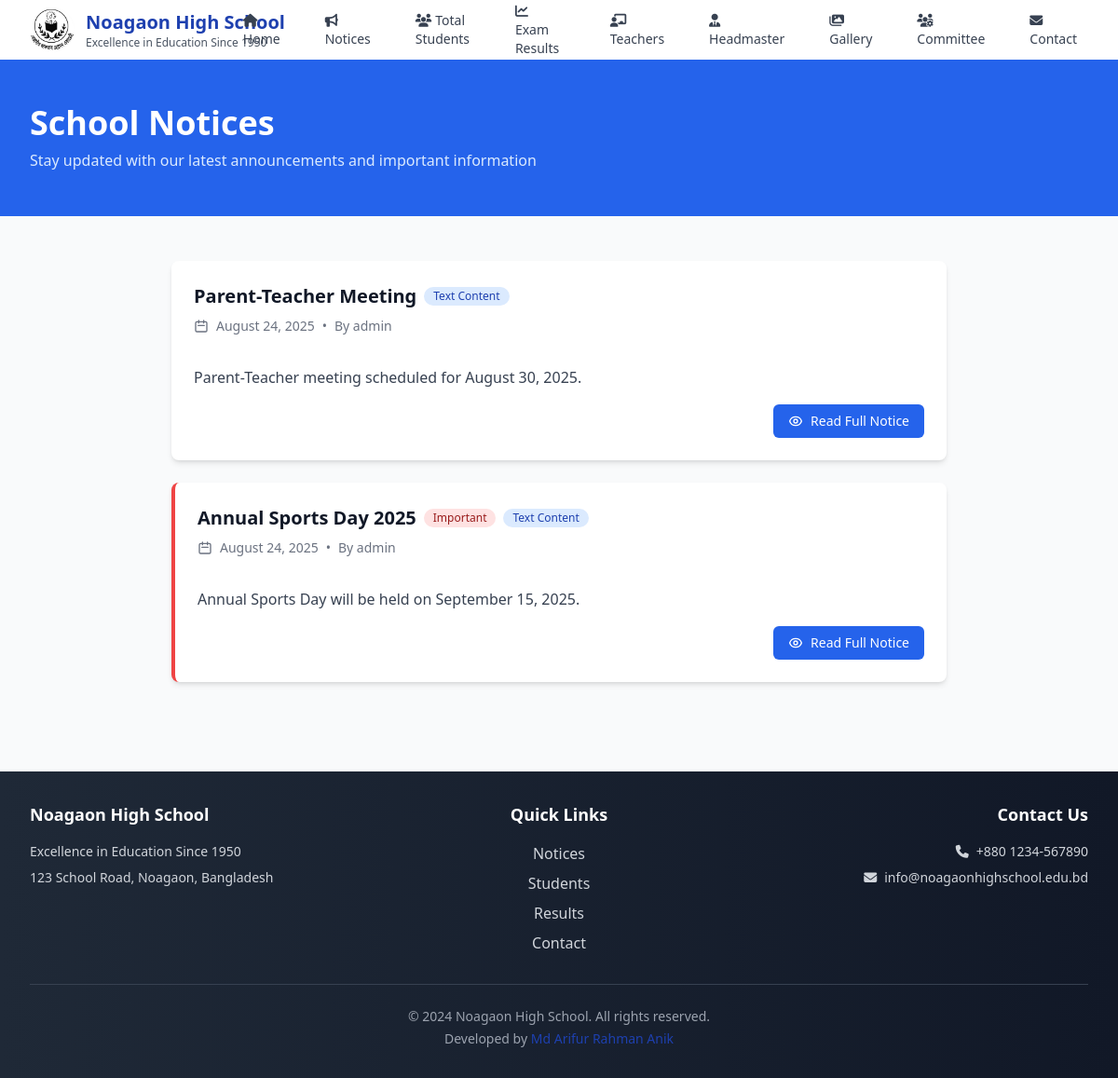
The page /notices/ on the database its author committed.
### main/models.py (models this page shows, shortened)
class SchoolInfo(models.Model):
    name = models.CharField(max_length=200, default="Noagaon High School")
    tagline = models.CharField(max_length=300, default="Excellence in Education Since 1950")
    logo = models.ImageField(upload_to='logo/', blank=True, null=True, help_text="School logo")
    address = models.TextField(blank=True)
    phone = models.CharField(max_length=50, blank=True)
    email = models.EmailField(blank=True)
    website = models.URLField(blank=True)
    established_year = models.PositiveIntegerField(default=1950)
    about = models.TextField(blank=True, help_text="About the school")
    is_active = models.BooleanField(default=True, help_text="Use this school info")
    class Meta:
        verbose_name = "School Information"
        verbose_name_plural = "School Information"
        ordering = ['-is_active']

class Notice(models.Model):
    NOTICE_TYPE_CHOICES = [
        ('pdf', 'PDF Upload'),
        ('text', 'Text Content'),
    ]
    title = models.CharField(max_length=200)
    notice_type = models.CharField(max_length=10, choices=NOTICE_TYPE_CHOICES, default='pdf',
                                   help_text="Choose whether to upload a PDF or write text content")
    pdf_file = models.FileField(upload_to='notices/', blank=True, null=True,
                                help_text="Upload PDF file (only for PDF type notices)")
    content = models.TextField(blank=True,
                               help_text="Write notice content here (only for text type notices)")
    summary = models.CharField(max_length=300, blank=True,
                               help_text="Brief summary for text notices (optional)")
    upload_date = models.DateTimeField(auto_now_add=True)
    created_by = models.ForeignKey(User, on_delete=models.CASCADE)
    is_important = models.BooleanField(default=False, help_text="Mark as important notice")
    class Meta:
        ordering = ['-upload_date']

### main/views.py (the view)
# urls.py: path('notices/', views.notices, name='notices'),
def notices(request):
    notices_list = Notice.objects.all()
    paginator = Paginator(notices_list, 10)  # Show 10 notices per page
    page_number = request.GET.get('page')
    page_obj = paginator.get_page(page_number)
    context = {
        'page_obj': page_obj,
    }
    return render(request, 'main/notices.html', context)

### main/context_processors.py (called while the page is built)
def get_default_logo():
    logo_path = os.path.join(settings.MEDIA_ROOT, 'logo', 'Noagaon_logo.jpg')
    if os.path.exists(logo_path):
        return f"{settings.MEDIA_URL}logo/Noagaon_logo.jpg"
    return None

### templates/main/notices.html (shortened to what this page needs)
{% extends 'base.html' %}
{% block content %}
<div class="bg-blue-600 text-white">
    <div class="max-w-7xl mx-auto py-12 px-4 sm:px-6 lg:px-8">
        <h1 class="text-3xl md:text-4xl font-bold">School Notices</h1>
        <p class="mt-2 text-blue-100">Stay updated with our latest announcements and important information</p>
    </div>
</div>
<div class="py-12 bg-gray-50">
    <div class="max-w-4xl mx-auto px-4 sm:px-6 lg:px-8">
        {% if page_obj %}
            <div class="space-y-6">
                {% for notice in page_obj %}
                <div class="bg-white rounded-lg shadow-md p-6 hover:shadow-lg transition-shadow {% if notice.is_important %}border-l-4 border-red-500{% endif %}">
                    <div class="flex flex-col">
                        <div class="flex items-start justify-between mb-4">
                            <div class="flex-1">
                                <div class="flex items-center mb-2">
                                    <h2 class="text-xl font-semibold text-gray-900">{{ notice.title }}</h2>
                                    {% if notice.is_important %}
                                        <span class="ml-2 inline-flex items-center px-2.5 py-0.5 rounded-full text-xs font-medium bg-red-100 text-red-800">
                                            Important
                                        </span>
                                    {% endif %}
                                    <span class="ml-2 inline-flex items-center px-2.5 py-0.5 rounded-full text-xs font-medium bg-blue-100 text-blue-800">
                                        {{ notice.get_notice_type_display }}
                                    </span>
                                </div>
                                <div class="flex items-center text-sm text-gray-500 mb-4">
                                    <svg class="w-4 h-4 mr-2" fill="none" stroke="currentColor" viewBox="0 0 24 24">
                                        <path stroke-linecap="round" stroke-linejoin="round" stroke-width="2" d="M8 7V3m8 4V3m-9 8h10M5 21h14a2 2 0 002-2V7a2 2 0 00-2-2H5a2 2 0 00-2 2v12a2 2 0 002 2z"></path>
                                    </svg>
                                    <span>{{ notice.upload_date|date:"F d, Y" }}</span>
                                    <span class="mx-2">•</span>
                                    <span>By {{ notice.created_by.get_full_name|default:notice.created_by.username }}</span>
                                </div>
                            </div>
                        </div>
                        {% if notice.notice_type == 'text' %}
                            <div class="prose max-w-none mb-4">
                                <div class="text-gray-700 leading-relaxed">{{ notice.content|truncatewords:50|linebreaks }}</div>
                            </div>
                            <div class="flex items-center justify-between">
                                <div class="ml-4">
                                    <a href="{% url 'main:notice_detail' notice.id %}"
                                       class="inline-flex items-center px-4 py-2 bg-blue-600 text-white text-sm font-medium rounded-md hover:bg-blue-700 transition-colors">
                                        Read Full Notice
                                    </a>
                                </div>
                            </div>
                        {% endif %}
                    </div>
                </div>
                {% endfor %}
            </div>
        {% endif %}
    </div>
</div>
{% endblock %}

### templates/base.html (shortened to what this page needs)
<!DOCTYPE html>
<html lang="en">
<head>
    <script src="https://cdn.tailwindcss.com"></script>
    <link rel="stylesheet" href="https://cdnjs.cloudflare.com/ajax/libs/font-awesome/6.4.0/css/all.min.css">
</head>
<body class="bg-gray-50 min-h-screen">
    <nav class="bg-white shadow-lg">
        <div class="max-w-full mx-auto px-4 sm:px-6 lg:px-8">
            <div class="flex justify-between h-16">
                <div class="flex items-center">
                    <a href="{% url 'main:home' %}" class="flex items-center">
                        <div class="flex-shrink-0 flex items-center justify-between">
                            {% if school_logo %}
                                <img src="{{ school_logo }}" alt="{{ school_name }}" class="h-12 w-12 mr-3 rounded-full object-cover">
                            {% endif %}
                            <div>
                                <h1 class="text-xl font-bold text-primary">{{ school_name }}</h1>
                                <p class="text-xs text-gray-600 hidden sm:block">{{ school_tagline }}</p>
                            </div>
                        </div>
                    </a>
                </div>
                <div class="hidden lg:flex items-center space-x-6">
                    <a href="{% url 'main:home' %}" class="text-gray-700 hover:text-primary px-3 py-2 rounded-md text-sm font-medium transition-all duration-200 hover:bg-blue-50">
                        <i class="fas fa-home mr-1"></i>Home
                    </a>
                    <a href="{% url 'main:notices' %}" class="text-gray-700 hover:text-primary px-3 py-2 rounded-md text-sm font-medium transition-all duration-200 hover:bg-blue-50">
                        <i class="fas fa-bullhorn mr-1"></i>Notices
                    </a>
                    <a href="/students/" class="text-gray-700 hover:text-accent px-3 py-2 rounded-md text-sm font-medium transition-all duration-200 hover:bg-green-50">
                        <i class="fas fa-users mr-1"></i>Total Students
                    </a>
                    <a href="/exam-results/" class="text-gray-700 hover:text-warning px-3 py-2 rounded-md text-sm font-medium transition-all duration-200 hover:bg-orange-50">
                        <i class="fas fa-chart-line mr-1"></i>Exam Results
                    </a>
                    <a href="{% url 'main:teachers' %}" class="text-gray-700 hover:text-primary px-3 py-2 rounded-md text-sm font-medium transition-all duration-200 hover:bg-blue-50">
                        <i class="fas fa-chalkboard-teacher mr-1"></i>Teachers
                    </a>
                    <a href="{% url 'main:headmaster' %}" class="text-gray-700 hover:text-primary px-3 py-2 rounded-md text-sm font-medium transition-all duration-200 hover:bg-blue-50">
                        <i class="fas fa-user-tie mr-1"></i>Headmaster
                    </a>
                    <a href="{% url 'main:gallery' %}" class="text-gray-700 hover:text-primary px-3 py-2 rounded-md text-sm font-medium transition-all duration-200 hover:bg-blue-50">
                        <i class="fas fa-images mr-1"></i>Gallery
                    </a>
                    <a href="{% url 'main:committee' %}" class="text-gray-700 hover:text-primary px-3 py-2 rounded-md text-sm font-medium transition-all duration-200 hover:bg-blue-50">
                        <i class="fas fa-users-cog mr-1"></i>Committee
                    </a>
                    <a href="{% url 'main:contact' %}" class="text-gray-700 hover:text-primary px-3 py-2 rounded-md text-sm font-medium transition-all duration-200 hover:bg-blue-50">
                        <i class="fas fa-envelope mr-1"></i>Contact
                    </a>
                </div>
            </div>
        </div>
    </nav>
    <main class="flex-1">
        {% block content %}
        {% endblock %}
    </main>
    <footer class="bg-gradient-to-r from-gray-800 to-gray-900 text-white mt-12">
        <div class="max-w-7xl mx-auto px-4 sm:px-6 lg:px-8 py-8">
            <div class="grid grid-cols-1 md:grid-cols-3 gap-8">
                <div class="text-center md:text-left">
                    <h3 class="text-lg font-semibold mb-4">{{ school_name }}</h3>
                    <p class="text-gray-300 text-sm">{{ school_tagline }}</p>
                    {% if school_address %}
                        <p class="text-gray-300 text-sm mt-2">{{ school_address }}</p>
                    {% endif %}
                </div>
                <div class="text-center">
                    <h3 class="text-lg font-semibold mb-4">Quick Links</h3>
                    <div class="space-y-2">
                        <a href="{% url 'main:notices' %}" class="block text-gray-300 hover:text-white transition-colors">Notices</a>
                        <a href="/students/" class="block text-gray-300 hover:text-white transition-colors">Students</a>
                        <a href="/exam-results/" class="block text-gray-300 hover:text-white transition-colors">Results</a>
                        <a href="{% url 'main:contact' %}" class="block text-gray-300 hover:text-white transition-colors">Contact</a>
                    </div>
                </div>
                <div class="text-center md:text-right">
                    <h3 class="text-lg font-semibold mb-4">Contact Us</h3>
                    {% if school_phone %}
                        <p class="text-gray-300 text-sm"><i class="fas fa-phone mr-2"></i>{{ school_phone }}</p>
                    {% endif %}
                    {% if school_email %}
                        <p class="text-gray-300 text-sm mt-2"><i class="fas fa-envelope mr-2"></i>{{ school_email }}</p>
                    {% endif %}
                </div>
            </div>
            <div class="border-t border-gray-700 mt-8 pt-6 text-center">
                <p class="text-gray-400 text-sm">© 2024 {{ school_name }}. All rights reserved.</p>
                <p class="text-gray-400 text-sm mt-1">Developed by <span class="text-primary font-medium">Md Arifur Rahman Anik</span></p>
            </div>
        </div>
    </footer>
</body>
</html>

### rows shown on the page
SchoolInfo: name "Noagaon High School", tagline "Excellence in Education Since 1950", address "123 School Road, Noagaon, Bangladesh", phone "+880 1234-567890", email "info@noagaonhighschool.edu.bd"
Notice: title "Parent-Teacher Meeting", notice_type "Text Content", upload_date "August 24, 2025", created_by.get_full_name "admin", content "Parent-Teacher meeting scheduled for August 30, 2025."
Notice: title "Annual Sports Day 2025", is_important "Important", notice_type "Text Content", upload_date "August 24, 2025", created_by.get_full_name "admin", content "Annual Sports Day will be held on September 15, 2025."
